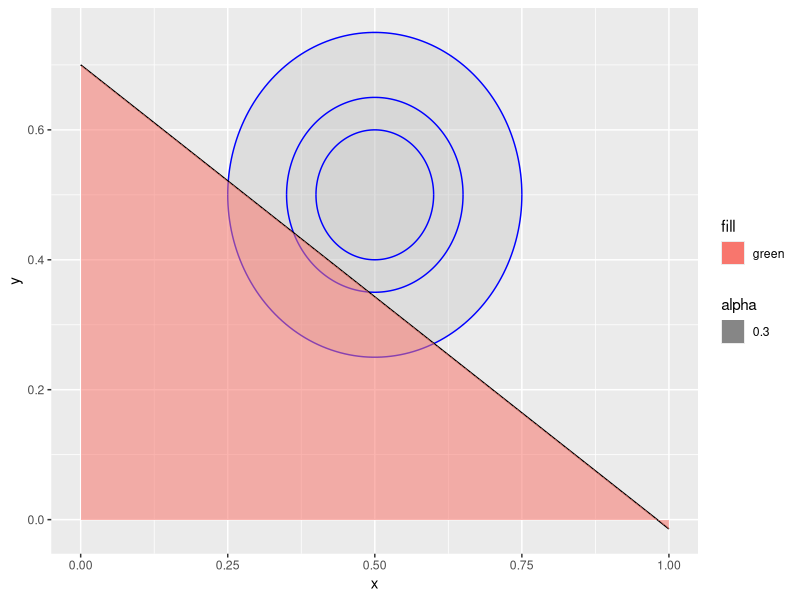

Source code (R):
## ---- chunk 1
knitr::opts_chunk$set(echo = TRUE)
## ---- chunk 2
library(ggplot2)
gg_circle <- function(r, xc, yc, color="black", fill=NA, ...) {
    x <- xc + r*cos(seq(0, pi, length.out=100))
    ymax <- yc + r*sin(seq(0, pi, length.out=100))
    ymin <- yc + r*sin(seq(0, -pi, length.out=100))
    annotate("ribbon", x=x, ymin=ymin, ymax=ymax, color=color, fill=fill, ...)
}
yx <- 0.7 - (5/7) * (0:1)
p <- ggplot(data.frame(x=0:1, y=0:1), aes(x=x, y=y)) +
  gg_circle(r=0.25, xc=0.5, yc=0.5, color="blue", fill="grey", alpha=0.3) +
  gg_circle(r=0.15, xc=0.5, yc=0.5, color="blue", fill="grey", alpha=0.2) +
  gg_circle(r=0.10, xc=0.5, yc=0.5, color="blue", fill="grey", alpha=0.1) +
  geom_line(aes(x = 0:1, y = yx)) +
  geom_ribbon(aes(x = 0:1, ymin = 0,ymax = yx, alpha = 0.3, fill = 'green'))
p
